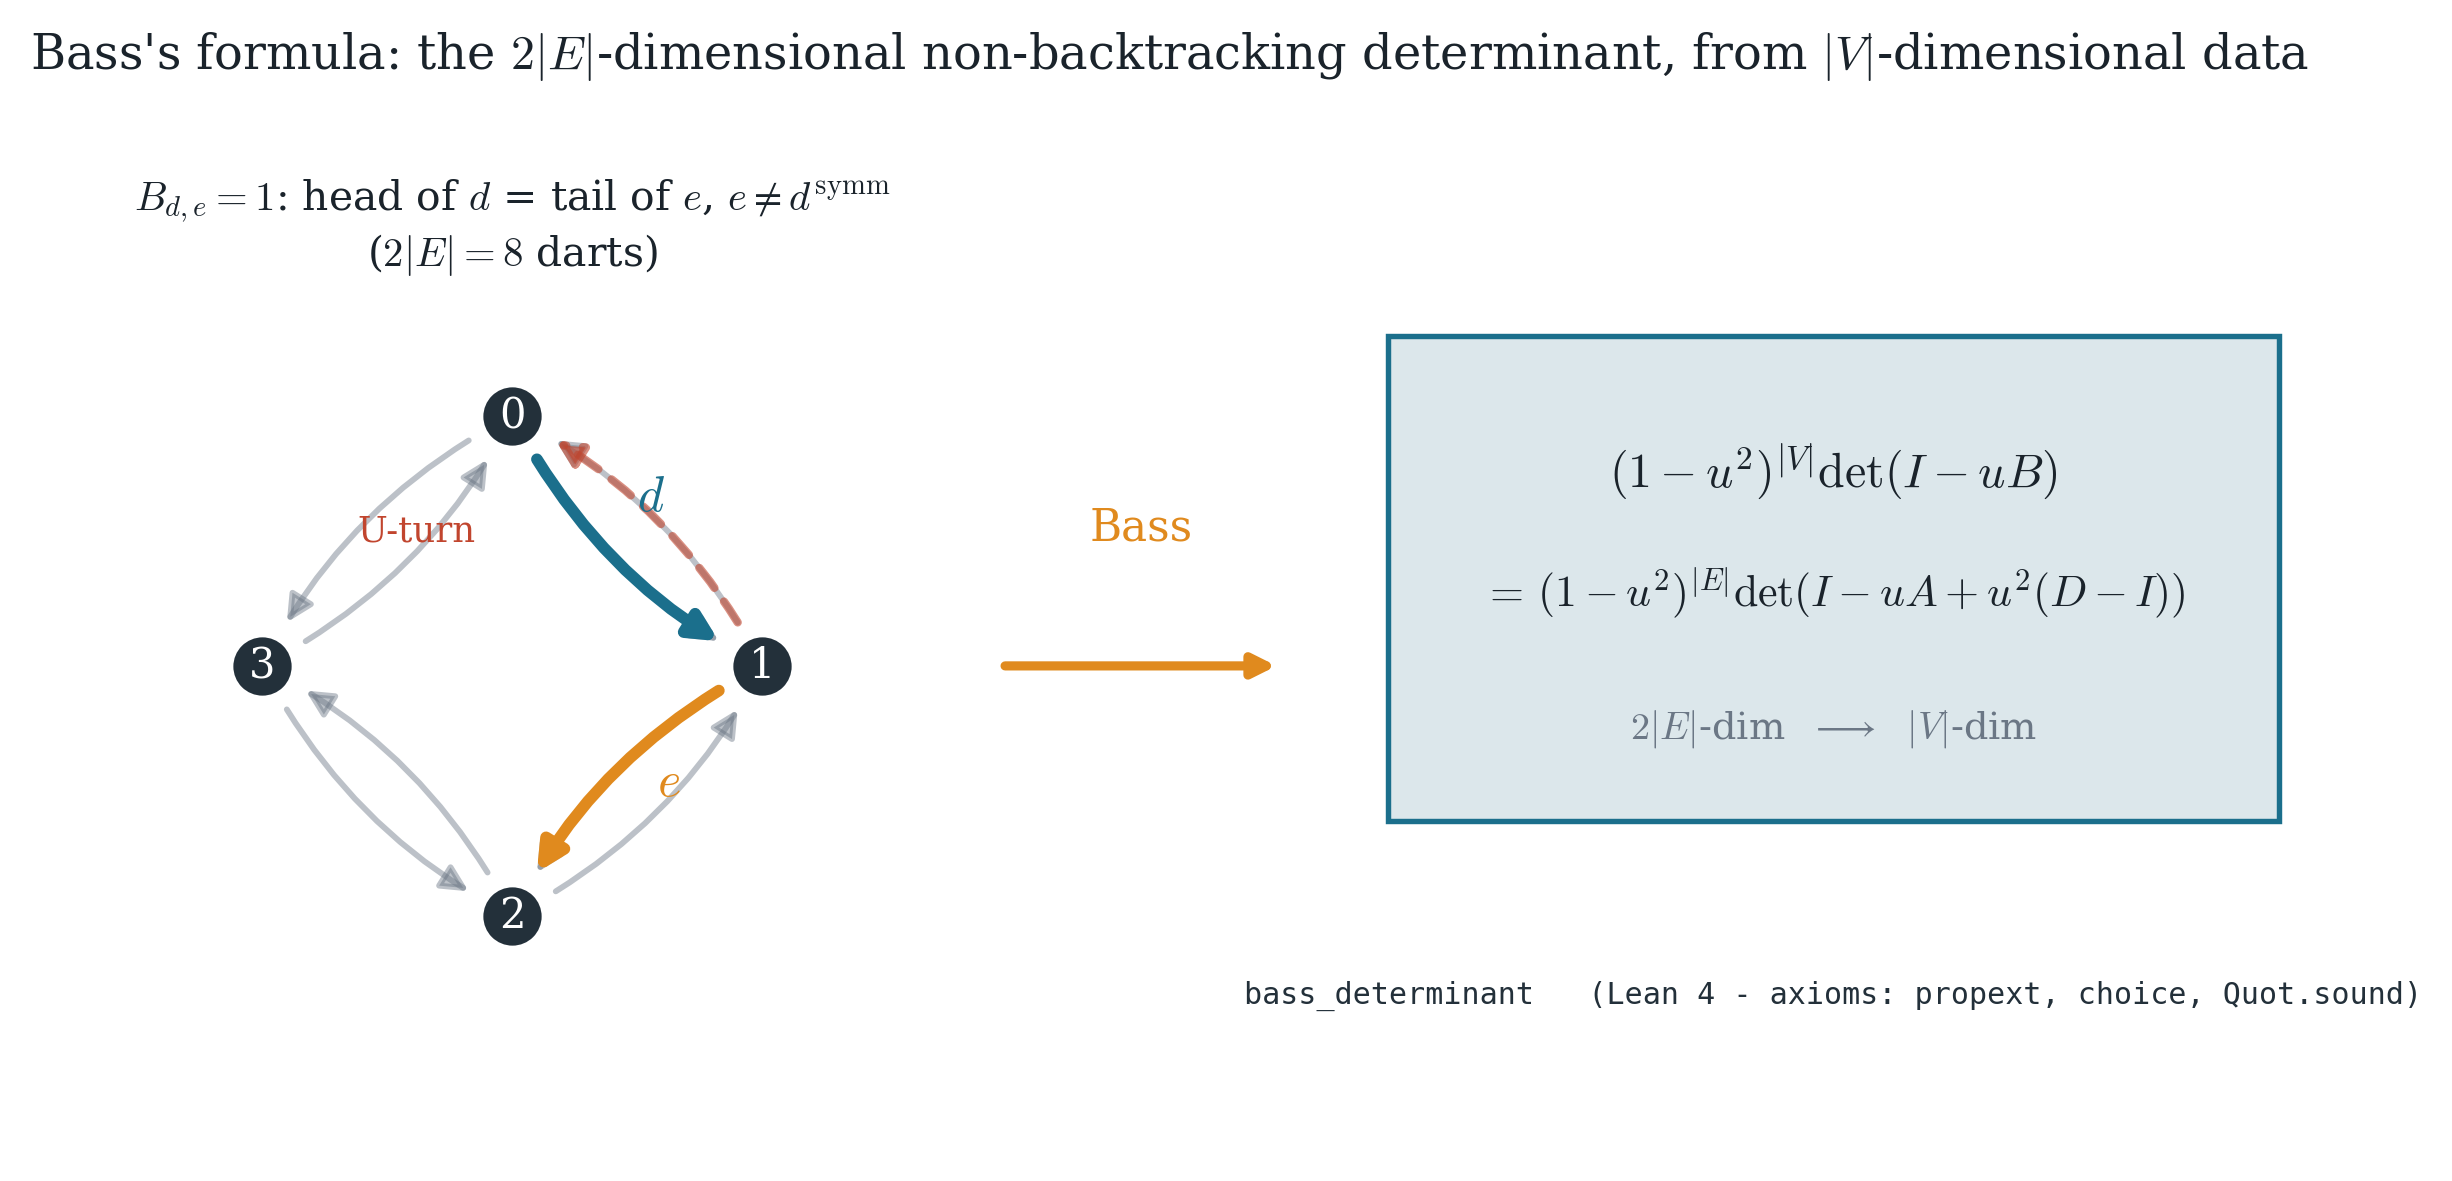

Python code for this plot:
"""Figure 1 — Bass on a small graph: the non-backtracking operator B on the 2|E| darts,
and the reduction of det(I - uB) to |V|-dimensional adjacency/degree data."""
import numpy as np
import matplotlib.pyplot as plt
from matplotlib.patches import FancyArrowPatch
from fig_style import setup, save, COL
setup()

# C4 on a square
pos = {0: (0, 1), 1: (1, 0), 2: (0, -1), 3: (-1, 0)}
edges = [(0, 1), (1, 2), (2, 3), (3, 0)]

def darrow(ax, p, q, color, lw=2.2, rad=0.16, alpha=1.0, z=2):
    a = FancyArrowPatch(pos[p], pos[q], connectionstyle=f"arc3,rad={rad}",
                        arrowstyle='-|>', mutation_scale=13, lw=lw, color=color,
                        alpha=alpha, zorder=z, shrinkA=12, shrinkB=12)
    ax.add_patch(a)

fig = plt.figure(figsize=(9.4, 4.2))
gs = fig.add_gridspec(1, 3, width_ratios=[1.25, 0.5, 1.45], wspace=0.1)

# --- left: the graph with darts; one non-backtracking step highlighted ---
ax = fig.add_subplot(gs[0, 0])
for (i, j) in edges:
    darrow(ax, i, j, COL['grey'], lw=1.4, alpha=0.45)
    darrow(ax, j, i, COL['grey'], lw=1.4, alpha=0.45)
# highlight a non-backtracking transition: dart 0->1 then 1->2 (allowed)
darrow(ax, 0, 1, COL['pos'], lw=2.8)
darrow(ax, 1, 2, COL['accent'], lw=2.8)
# the forbidden U-turn 1->0 (faded red, dashed)
a = FancyArrowPatch(pos[1], pos[0], connectionstyle="arc3,rad=0.16", arrowstyle='-|>',
                    mutation_scale=12, lw=2.0, color=COL['neg'], ls=(0, (3, 2)),
                    alpha=0.6, zorder=2, shrinkA=12, shrinkB=12)
ax.add_patch(a)
for v, (px, py) in pos.items():
    ax.scatter([px], [py], s=240, color=COL['node'], zorder=4, edgecolors='white', linewidths=1.5)
    ax.text(px, py, str(v), color='white', ha='center', va='center', fontsize=10, zorder=5)
ax.text(0.5, 0.62, r"$d$", color=COL['pos'], fontsize=12, zorder=6)
ax.text(0.58, -0.52, r"$e$", color=COL['accent'], fontsize=12, zorder=6)
ax.text(-0.62, 0.5, r"U-turn", color=COL['neg'], fontsize=8.5, zorder=6)
ax.set_xlim(-1.6, 1.6); ax.set_ylim(-1.5, 1.5); ax.set_aspect('equal'); ax.axis('off')
ax.set_title(r"$B_{d,e}=1$: head of $d$ = tail of $e$, $e\neq d^{\mathrm{symm}}$"
             "\n" r"($2|E|=8$ darts)", fontsize=9.8)

# --- middle: arrow ---
axa = fig.add_subplot(gs[0, 1]); axa.axis('off')
axa.annotate("", xy=(0.95, 0.5), xytext=(0.05, 0.5), xycoords='axes fraction',
             arrowprops=dict(arrowstyle='-|>', lw=2.2, color=COL['accent']))
axa.text(0.5, 0.62, "Bass", ha='center', va='bottom', fontsize=10.5, color=COL['accent'])

# --- right: the reduction, boxed ---
axr = fig.add_subplot(gs[0, 2]); axr.axis('off')
axr.add_patch(plt.Rectangle((0.02, 0.34), 0.96, 0.50, transform=axr.transAxes,
              facecolor=COL['band'], edgecolor=COL['pos'], lw=1.3, zorder=0))
axr.text(0.5, 0.70, r"$(1-u^2)^{|V|}\det(I-uB)$", ha='center', va='center', fontsize=11.5)
axr.text(0.5, 0.575, r"$=\,(1-u^2)^{|E|}\det(I-uA+u^2(D-I))$",
         ha='center', va='center', fontsize=10.5)
axr.text(0.5, 0.435, r"$2|E|$-dim  $\longrightarrow$  $|V|$-dim", ha='center', va='center',
         fontsize=9.2, color=COL['grey'])
axr.text(0.5, 0.16, "bass_determinant   (Lean 4 - axioms: propext, choice, Quot.sound)",
         ha="center", va="center", fontsize=7.2, color=COL["node"], family="monospace")

fig.suptitle(r"Bass's formula: the $2|E|$-dimensional non-backtracking determinant, from $|V|$-dimensional data",
             fontsize=11.5, y=1.0)
save(fig, "bass_fig1_nonbacktracking")
